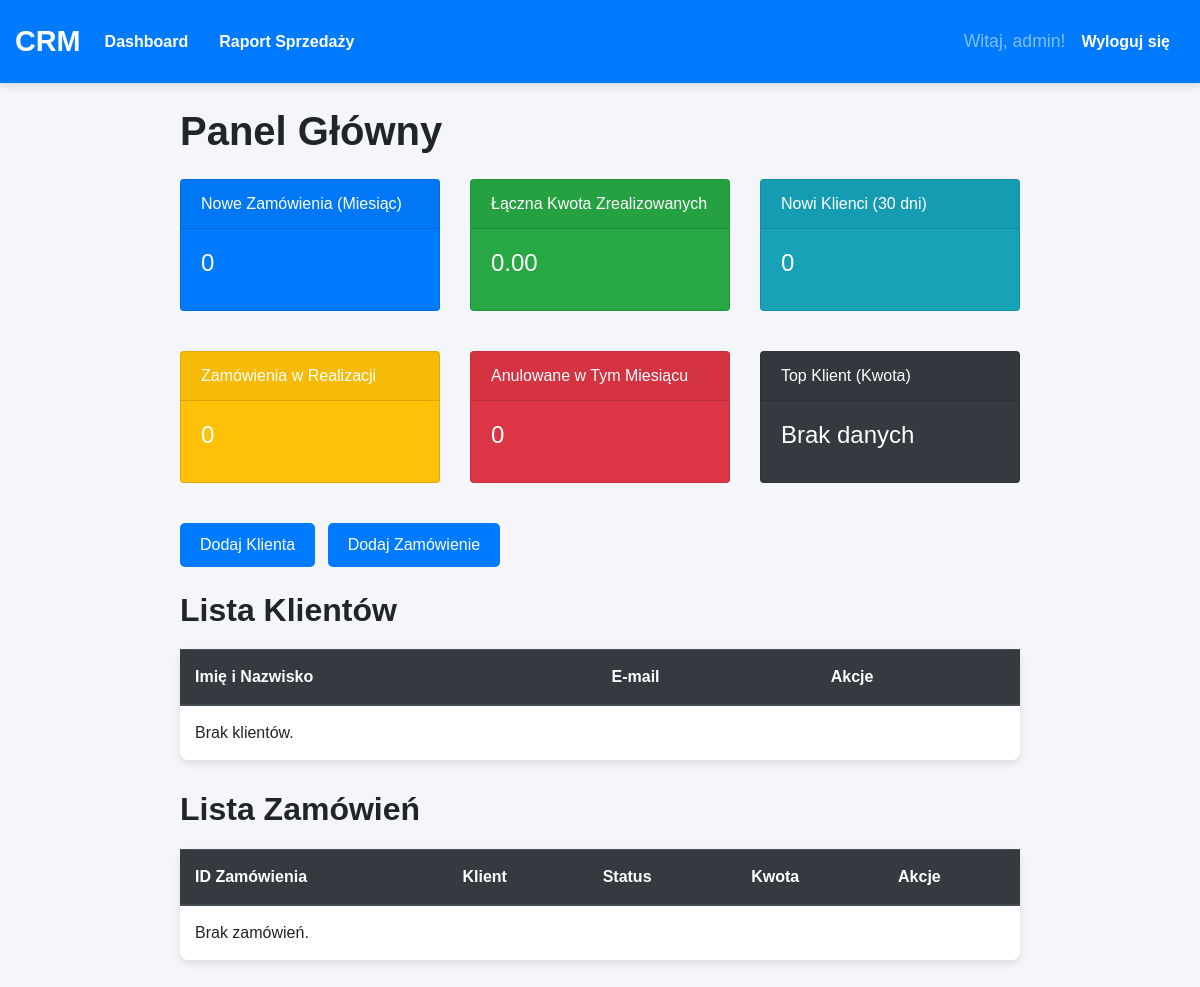
Page / (signed in) on the earlier database version.
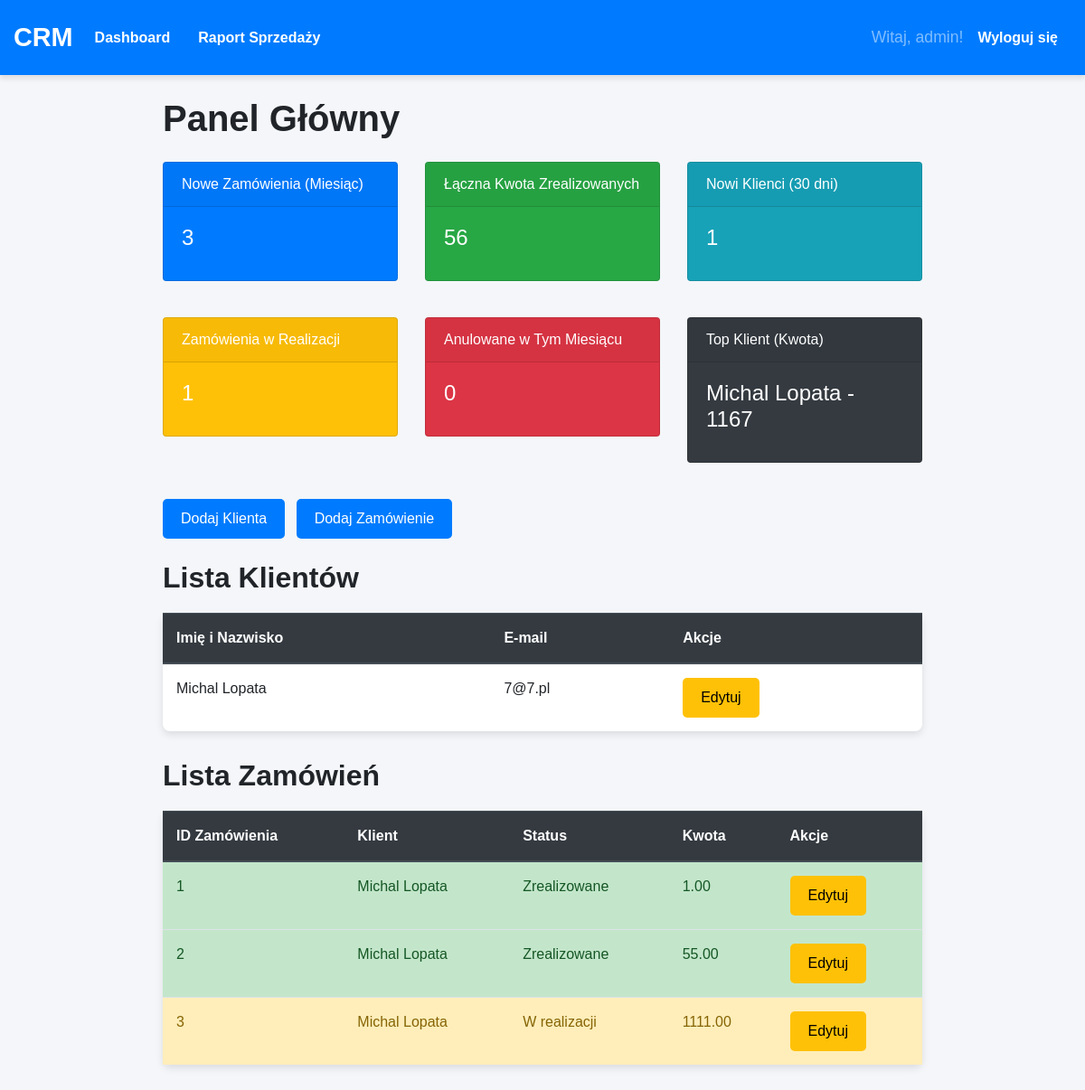
Same page on the later database version.
### crm_app/models.py (models this page shows, shortened)
class Klient(models.Model):
    imie = models.CharField(max_length=50)
    nazwisko = models.CharField(max_length=50)
    adres = models.CharField(max_length=255)
    numer_telefonu = models.CharField(max_length=20)
    email = models.EmailField(unique=True)
    kategoria = models.CharField(max_length=10, choices=[
        ('nowy', 'Nowy'),
        ('staly', 'Stały'),
        ('VIP', 'VIP'),
    ])
    data_dodania = models.DateTimeField(auto_now_add=True)
    def __str__(self):
        return f"{self.imie} {self.nazwisko}"

class Zamowienie(models.Model):
    klient = models.ForeignKey(Klient, on_delete=models.CASCADE)
    data_zamowienia = models.DateTimeField(auto_now_add=True)
    status = models.CharField(max_length=15, choices=[
        ('w_realizacji', 'W realizacji'),
        ('zrealizowane', 'Zrealizowane'),
        ('anulowane', 'Anulowane'),
    ])
    kwota = models.DecimalField(max_digits=10, decimal_places=2)

### crm_app/views.py (the view)
# urls.py: path('', views.dashboard, name='dashboard'),
@login_required
def dashboard(request):
    klienci = Klient.objects.all()
    zamowienia = Zamowienie.objects.all()
    nowe_zamowienia_ilosc = zamowienia.filter(data_zamowienia__month=now().month).count()
    kwota_zrealizowanych = zamowienia.filter(status='zrealizowane').aggregate(Sum('kwota'))['kwota__sum'] or 0
    nowi_klienci = klienci.filter(data_dodania__gte=now() - timedelta(days=30)).count()
    zamowienia_w_realizacji_ilosc = zamowienia.filter(status='w_realizacji').count()
    anulowane_w_miesiacu = zamowienia.filter(status='anulowane', data_zamowienia__month=now().month).count()
    top_klient = zamowienia.values('klient__imie', 'klient__nazwisko').annotate(total_kwota=Sum('kwota')).order_by('-total_kwota').first()
    context = {
        'klienci': klienci,
        'zamowienia': zamowienia,
        'nowe_zamowienia_ilosc': nowe_zamowienia_ilosc,
        'kwota_zrealizowanych': kwota_zrealizowanych,
        'nowi_klienci': nowi_klienci,
        'zamowienia_w_realizacji_ilosc': zamowienia_w_realizacji_ilosc,
        'anulowane_w_miesiacu': anulowane_w_miesiacu,
        'top_klient': top_klient,
    }
    return render(request, 'crm_app/dashboard.html', context)

### crm_app/templates/crm_app/dashboard.html (shortened to what this page needs)
{% extends 'crm_app/base.html' %}
{% load static %}
{% block content %}
    <div class="container mt-4">
        <h1>Panel Główny</h1>
        <div class="row my-4">
            <div class="col-md-4">
                <div class="card text-white bg-primary mb-3">
                    <div class="card-header">Nowe Zamówienia (Miesiąc)</div>
                    <div class="card-body">
                        <h4 class="card-title">{{ nowe_zamowienia_ilosc }}</h4>
                    </div>
                </div>
            </div>
            <div class="col-md-4">
                <div class="card text-white bg-success mb-3">
                    <div class="card-header">Łączna Kwota Zrealizowanych</div>
                    <div class="card-body">
                        <h4 class="card-title">{{ kwota_zrealizowanych|default:"0.00" }}</h4>
                    </div>
                </div>
            </div>
            <div class="col-md-4">
                <div class="card text-white bg-info mb-3">
                    <div class="card-header">Nowi Klienci (30 dni)</div>
                    <div class="card-body">
                        <h4 class="card-title">{{ nowi_klienci }}</h4>
                    </div>
                </div>
            </div>
        </div>
        <div class="row my-4">
            <div class="col-md-4">
                <div class="card text-white bg-warning mb-3">
                    <div class="card-header">Zamówienia w Realizacji</div>
                    <div class="card-body">
                        <h4 class="card-title">{{ zamowienia_w_realizacji_ilosc }}</h4>
                    </div>
                </div>
            </div>
            <div class="col-md-4">
                <div class="card text-white bg-danger mb-3">
                    <div class="card-header">Anulowane w Tym Miesiącu</div>
                    <div class="card-body">
                        <h4 class="card-title">{{ anulowane_w_miesiacu }}</h4>
                    </div>
                </div>
            </div>
            <div class="col-md-4">
                <div class="card text-white bg-dark mb-3">
                    <div class="card-header">Top Klient (Kwota)</div>
                    <div class="card-body">
                        <h4 class="card-title">
                            {% if top_klient %}
                                {{ top_klient.klient__imie }} {{ top_klient.klient__nazwisko }} - {{ top_klient.total_kwota }}
                            {% else %}
                                Brak danych
                            {% endif %}
                        </h4>
                    </div>
                </div>
            </div>
        </div>
        <div class="mb-4">
            {% if perms.crm_app.add_klient %}
                <a href="{% url 'dodaj-klienta' %}" class="btn btn-primary mr-2">Dodaj Klienta</a>
            {% endif %}
            {% if perms.crm_app.add_zamowienie %}
                <a href="{% url 'dodaj-zamowienie' %}" class="btn btn-primary">Dodaj Zamówienie</a>
            {% endif %}
        </div>
        <h2 class="mt-4">Lista Klientów</h2>
        <table class="table table-hover">
            <thead class="thead-dark">
                <tr>
                    <th>Imię i Nazwisko</th>
                    <th>E-mail</th>
                    <th>Akcje</th>
                </tr>
            </thead>
            <tbody>
                {% for klient in klienci %}
                    <tr>
                        <td>{{ klient.imie }} {{ klient.nazwisko }}</td>
                        <td>{{ klient.email }}</td>
                        <td>
                            {% if perms.crm_app.change_klient %}
                                <a href="{% url 'edytuj-klienta' klient.id %}" class="btn btn-sm btn-warning">Edytuj</a>
                            {% endif %}
                        </td>
                    </tr>
                {% empty %}
                    <tr>
                        <td colspan="3">Brak klientów.</td>
                    </tr>
                {% endfor %}
            </tbody>
        </table>
        <h2 class="mt-4">Lista Zamówień</h2>
        <table class="table table-hover">
            <thead class="thead-dark">
                <tr>
                    <th>ID Zamówienia</th>
                    <th>Klient</th>
                    <th>Status</th>
                    <th>Kwota</th>
                    <th>Akcje</th>
                </tr>
            </thead>
            <tbody>
                {% for zamowienie in zamowienia %}
                    <tr
                        {% if zamowienie.status == 'w_realizacji' %}
                            class="table-warning"
                        {% elif zamowienie.status == 'anulowane' %}
                            class="table-danger"
                        {% elif zamowienie.status == 'zrealizowane' %}
                            class="table-success"
                        {% endif %}
                    >
                        <td>{{ zamowienie.id }}</td>
                        <td>{{ zamowienie.klient }}</td>
                        <td>{{ zamowienie.get_status_display }}</td>
                        <td>{{ zamowienie.kwota }}</td>
                        <td>
                            {% if perms.crm_app.change_zamowienie %}
                                <a href="{% url 'edytuj-zamowienie' zamowienie.id %}" class="btn btn-sm btn-warning">Edytuj</a>
                            {% endif %}
                        </td>
                    </tr>
                {% empty %}
                    <tr>
                        <td colspan="5">Brak zamówień.</td>
                    </tr>
                {% endfor %}
            </tbody>
        </table>
    </div>
{% endblock %}

### crm_app/templates/crm_app/base.html (shortened to what this page needs)
{% load static %}
<!DOCTYPE html>
<html lang="pl">
<head>
    <link rel="stylesheet" href="https://stackpath.bootstrapcdn.com/bootstrap/4.5.2/css/bootstrap.min.css">
    <link rel="stylesheet" type="text/css" href="{% static 'crm_app/styles.css' %}">
</head>
<body>
    <nav class="navbar navbar-expand-lg navbar-dark bg-primary">
        <a class="navbar-brand" href="{% url 'dashboard' %}">CRM</a>
        <div class="collapse navbar-collapse" id="navbarNav">
            <ul class="navbar-nav mr-auto">
                {% if user.is_authenticated %}
                    <li class="nav-item">
                        <a class="nav-link" href="{% url 'dashboard' %}">Dashboard</a>
                    </li>
                    <li class="nav-item">
                        <a class="nav-link" href="{% url 'raport-sprzedazy' %}">Raport Sprzedaży</a>
                    </li>
                {% endif %}
            </ul>
            <ul class="navbar-nav ml-auto align-items-center">
                {% if user.is_authenticated %}
                    <li class="nav-item">
                        <span class="navbar-text mr-3">Witaj, {{ user.username }}!</span>
                    </li>
                    <li class="nav-item">
                        <a href="{% url 'logout' %}" class="nav-link text-white" style="padding: 0;">Wyloguj się</a>
                    </li>
                {% endif %}
            </ul>
        </div>
    </nav>
    <div class="container mt-4">
        {% block content %}
        {% endblock %}
    </div>
</body>
</html>

### crm_app/static/crm_app/styles.css (style rules this page uses)
body { background-color: #f4f6f9; font-family: 'Arial', sans-serif; color: #333; }
h1, h2 { color: #212529; margin-bottom: 20px; font-weight: bold; }
h1 { font-size: 2.5rem; }
h2 { font-size: 2rem; }
.navbar { background-color: #007bff; padding: 15px; box-shadow: 0 4px 6px rgba(0, 0, 0, 0.1); }
.navbar-brand { font-size: 1.8rem; font-weight: bold; color: #ffffff !important; }
.navbar-nav .nav-link { color: #ffffff !important; font-weight: 600; margin-right: 15px; }
.navbar-text { font-size: 1.1rem; color: #ffffff; }
.btn { padding: 10px 20px; font-size: 1rem; border-radius: 5px; transition: all 0.3s ease-in-out; }
.btn-primary { background-color: #007bff; color: #fff; border: none; }
.btn-warning { background-color: #ffc107; color: black; border: none; }
.table { width: 100%; margin-bottom: 30px; background-color: #ffffff; border-radius: 8px; box-shadow: 0 4px 8px rgba(0, 0, 0, 0.1); }
.table th, .table td { padding: 15px; text-align: left; border-bottom: 1px solid #dee2e6; }
.table th { background-color: #007bff; color: #ffffff; font-weight: bold; }
.table tr:last-child td { border-bottom: none; }
.table-warning { background-color: #fff3cd; color: #856404; }
.table-success { background-color: #d4edda; color: #155724; }
.mt-4 { margin-top: 1.5rem !important; }
.container { margin-top: 50px; max-width: 900px; }
.mr-3 { margin-right: 1rem !important; }

Differences in the rows shown:
added Klient: klient__imie "Michal", klient__nazwisko "Lopata", imie "Michal", nazwisko "Lopata", email "7@7.pl"
added Zamowienie: id "1", klient "Michal Lopata", status "Zrealizowane", kwota "1.00"
added Zamowienie: id "2", klient "Michal Lopata", status "Zrealizowane", kwota "55.00"
added Zamowienie: id "3", klient "Michal Lopata", status "W realizacji", kwota "1111.00"
Other differences:
{{ nowe_zamowienia_ilosc }}: "0" → "3"
{{ kwota_zrealizowanych|default:"0.00" }}: "0.00" → "56"
{{ nowi_klienci }}: "0" → "1"
{{ zamowienia_w_realizacji_ilosc }}: "0" → "1"
{{ top_klient.total_kwota }}: (not shown) → "1167"
text no longer shown: "Brak danych Brak klientów. Brak zamówień."
